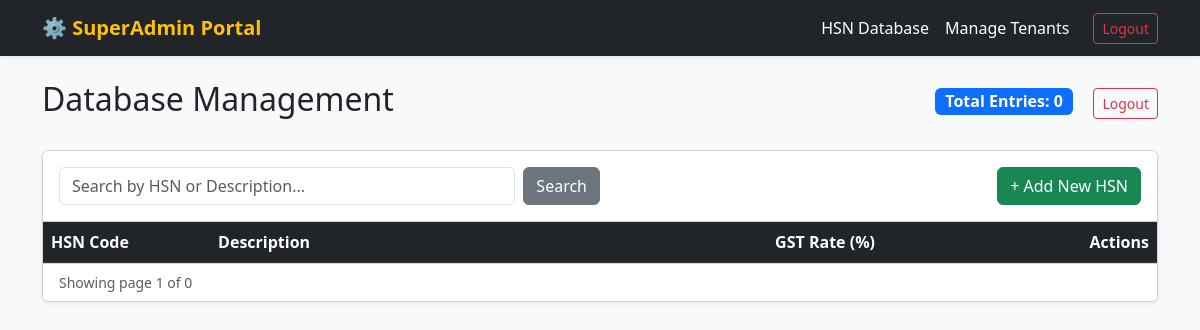
The app's page /developer/dashboard (signed in), older data.
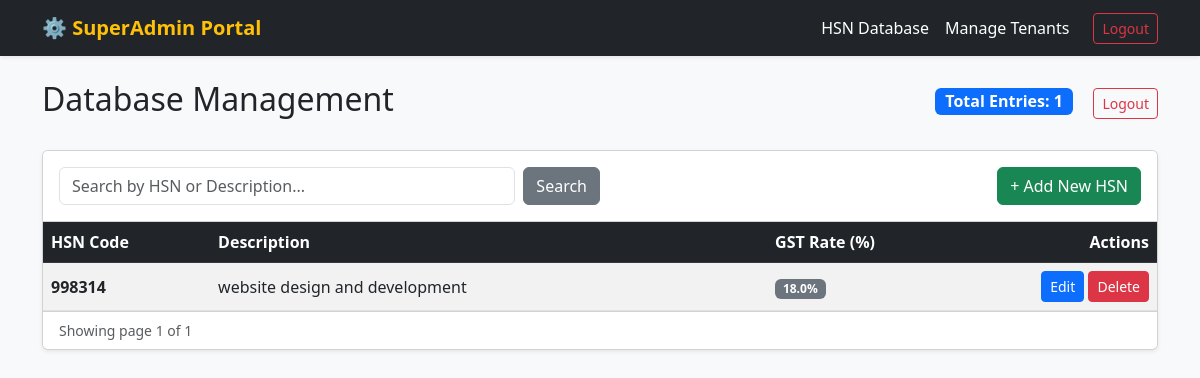
The same page, newer data.
### core/models.py (models this page shows)
class HSNDictionary(db.Model):
    __tablename__ = 'hsn_dictionary'
    id = db.Column(db.Integer, primary_key=True)
    hsn_code = db.Column(db.String(20), unique=True, nullable=False)
    description = db.Column(db.Text, nullable=False)
    gst_rate = db.Column(db.Float, nullable=False)

### core/admin/routes.py (the view)
@admin_bp.route('/dashboard', methods=['GET'])
def dashboard():
    if not is_logged_in(): return redirect(url_for('admin.login'))
    page = request.args.get('page', 1, type=int)
    search_query = request.args.get('search', '').strip()
    query = HSNDictionary.query
    if search_query:
        query = query.filter(
            (HSNDictionary.hsn_code.ilike(f'%{search_query}%')) |
            (HSNDictionary.description.ilike(f'%{search_query}%'))
        )
    pagination = query.order_by(HSNDictionary.id.desc()).paginate(page=page, per_page=50)
    total_hsn = HSNDictionary.query.count()
    return render_template(
        'admin/dashboard.html',
        pagination=pagination,
        total_hsn=total_hsn,
        search_query=search_query
    )

### core/admin/routes.py (called while the page is built)
def is_logged_in():
    return session.get('is_developer') is True

### core/templates/admin/dashboard.html (shortened to what this page needs)
{% extends "base.html" %}
{% block content %}
<div class="d-flex justify-content-between align-items-center mt-4 mb-4">
    <h2>Database Management</h2>
    <div>
        <span class="badge bg-primary fs-6 me-3">Total Entries: {{ total_hsn }}</span>
        <a href="/developer/logout" class="btn btn-outline-danger btn-sm">Logout</a>
    </div>
</div>
<div class="card shadow-sm">
    <div class="card-header bg-white d-flex justify-content-between align-items-center py-3">
        <form method="GET" action="/developer/dashboard" class="d-flex w-50">
            <input type="text" name="search" class="form-control me-2" placeholder="Search by HSN or Description..." value="{{ search_query }}">
            <button type="submit" class="btn btn-secondary">Search</button>
        </form>
        <button class="btn btn-success" data-bs-toggle="modal" data-bs-target="#addModal">+ Add New HSN</button>
    </div>
    <div class="card-body p-0">
        <div class="table-responsive">
            <table class="table table-hover table-striped align-middle mb-0">
                <thead class="table-dark">
                    <tr>
                        <th width="15%">HSN Code</th>
                        <th width="50%">Description</th>
                        <th width="15%">GST Rate (%)</th>
                        <th width="20%" class="text-end">Actions</th>
                    </tr>
                </thead>
                <tbody>
                    {% for item in pagination.items %}
                    <tr>
                        <td><strong>{{ item.hsn_code }}</strong></td>
                        <td>{{ item.description }}</td>
                        <td><span class="badge bg-secondary">{{ item.gst_rate }}%</span></td>
                        <td class="text-end">
                            <button class="btn btn-sm btn-primary" data-bs-toggle="modal" data-bs-target="#editModal{{ item.id }}">Edit</button>
                            <form action="/developer/hsn/delete/{{ item.id }}" method="POST" class="d-inline" onsubmit="return confirm('Are you sure you want to delete this code?');">
                                <button type="submit" class="btn btn-sm btn-danger">Delete</button>
                            </form>
                        </td>
                    </tr>
                    {% endfor %}
                </tbody>
            </table>
        </div>
    </div>
    <div class="card-footer bg-white d-flex justify-content-between align-items-center">
        <small class="text-muted">Showing page {{ pagination.page }} of {{ pagination.pages }}</small>
    </div>
</div>
{% endblock %}

Row changes from the older to the newer data that the page shows:
added HSNDictionary: hsn_code "998314", description "website design and development", gst_rate "18.0"
Text that changed along with them:
{{ total_hsn }}: "0" → "1"
{{ pagination.pages }}: "0" → "1"
